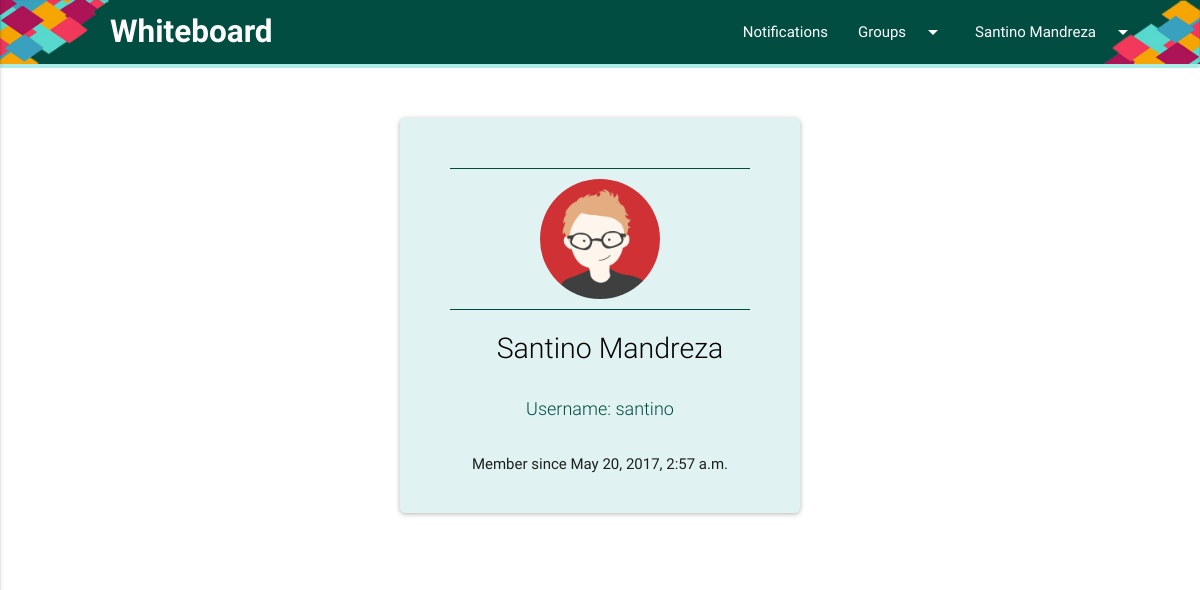
Screenshot of / (signed in) with the database file from the repository.
### user_profile/models.py (models this page shows, shortened)
class Users(models.Model):
	user = models.OneToOneField(User, on_delete=models.CASCADE)
	first_name = models.CharField(max_length=25)
	last_name = models.CharField(max_length=25)
	date_joined = models.DateTimeField(auto_now_add=True)
	prof_pic = models.ImageField(upload_to = './storage/', default = 'storage/default-avatar.png')

### Project/views.py (the view)
# urls.py: url(r'^$', views.profile, name='home'),
def profile(request):
	if request.user.is_authenticated():
		user_id = request.user.id
		user = Users.objects.get(user__id=user_id)
		group = Member.objects.filter(member__pk=user.pk)
		print(group.query)
		return render(request, 'profile.html', { 'user': user, 'group': group})
	else:
		return redirect('signin')

### Project/templates/profile.html
{% extends "base.html" %}
{% block content %}
<div class="material-contact animate-in-card teal lighten-5">
			<div class="divider teal darken-4" style="margin-bottom: 10px"></div>
			<img class="animate-in-image" src="{{ user.prof_pic.url }}">
			<div class="divider teal darken-4" style="margin-top: 10px"></div>
			<h1 class="animate-in-01" style="margin: 10px">{{ user.first_name }} {{ user.last_name }}</h1>
			<h2 class="animate-in-02">Username: {{user.user.username}}</h2>
			<p class="animate-in-04" style="text-align: center;">Member since {{user.date_joined}}</p>
</div>
{% endblock %}

### Project/templates/base.html (shortened to what this page needs)
{% load static %}
<!DOCTYPE html>
<html>
<head>
  <link rel="stylesheet" type="text/css" href="{% static 'materialize/css/materialize.min.css' %}">
  <link rel="stylesheet" type="text/css" href="{% static 'materialize/css/materialize.css' %}">
  <link rel="stylesheet" type="text/css" href="{% static 'materialize/css/theme.css' %}">
  <link rel="stylesheet" type="text/css" href="{% static 'materialize/css/dropify.css' %}">
  <link rel="stylesheet" type="text/css" href="{% static 'materialize/css/dropify.min.css' %}">
    <link rel="stylesheet" type="text/css" href="{% static 'sweetalert/sweetalert2.css' %}">
  <link rel="stylesheet" href="https://cdnjs.cloudflare.com/ajax/libs/font-awesome/4.7.0/css/font-awesome.min.css">
</head>
<body>
  <nav id="whiteboard" style="background-size: cover" class="teal darken-4">
    <div class="nav-wrapper nav-wrap">
      <a href="#!" class="brand-logo logo-pad" style="margin-left: 90px"><b>Whiteboard</b></a>
      <ul class="right hide-on-med-and-down">
        <li><a href="collapsible.html">Notifications</a></li>
        <li><a class="dropdown-button" href="#!" data-activates="groups">Groups<i class="material-icons right">arrow_drop_down</i></a></li>
        <li><a class="dropdown-button" href="#!" data-activates="dropdown1">{{ user.first_name }} {{ user.last_name }}<i class="material-icons right">arrow_drop_down</i></a></li>
      </ul>
    </div>
  </nav>
  <div class="progress" style="margin: 0px;">
  </div>
  <div class="row" style="margin-bottom: 0px;">
    {% block content %}
    {% endblock %}
  </div>
</body>
</html>

### rows the page displays
Users: first_name "Santino", last_name "Mandreza", prof_pic (placeholder picture), user.username "santino", date_joined "May 20, 2017, 2:57 a.m."
